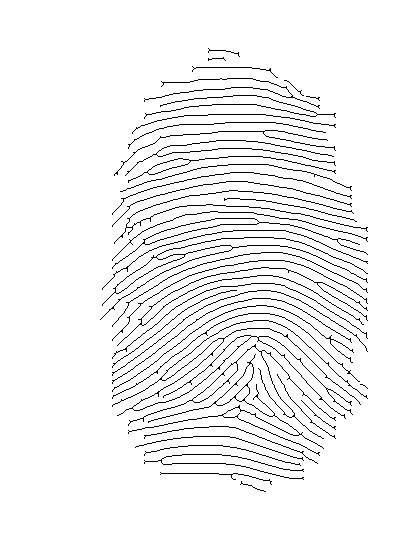
#> input picture minute_example/Input.jpg, 416 x 560 px
$ python -i FpEnhancer.py   (imports and definitions only)   (older library calls are emulated)
#> lines starting #> are read from the running program, lines starting #| are printed output that depends on the picture; after the words box and inside, x2 and y2 are one past the last pixel; in counts of white or black regions, pixels touching at a corner belong together
import cv2
import matplotlib.pyplot as plt
import numpy as np
import scipy.misc as misc
import scipy.ndimage as ndimage

import Utils as utils


## begin: Place a code for image segmentation here

## end: image segmentation part

# sourceImage = "segmented/1_1.BMP"

#  modified from https://github.com/rtshadow/biometrics.git and https://github.com/tommythorsen/fingerprints
## begin: Fingerprint enhancement part
def gaborKernel(size, angle, frequency):
    # Create a Gabor kernel given a size, angle and frequency.
    angle += np.pi * 0.5
    cos = np.cos(angle)
    sin = -np.sin(angle)

    yangle = lambda x, y: x * cos + y * sin
    xangle = lambda x, y: -x * sin + y * cos

    xsigma = ysigma = 4

    return utils.kernelFromFunction(size, lambda x, y:
                                    np.exp(-(
                                             (xangle(x, y) ** 2) / (xsigma ** 2) +
                                             (yangle(x, y) ** 2) / (ysigma ** 2)) / 2) *
                                    np.cos(2 * np.pi * frequency * xangle(x, y)))


def gaborFilter(image, orientations, frequencies, w=16):
    result = np.empty(image.shape)

    height, width = image.shape
    for y in range(0, height - w, w):
        for x in range(0, width - w, w):
            orientation = orientations[y + w // 2, x + w // 2]
            frequency = utils.averageFrequency(frequencies[y:y + w, x:x + w])

            if frequency < 0.0:
                result[y:y + w, x:x + w] = image[y:y + w, x:x + w]
                continue

            kernel = gaborKernel(16, orientation, frequency)
            result[y:y + w, x:x + w] = utils.convolve(image, kernel, (y, x), (w, w))

    return utils.normalize(result)

def skeletonize(img):
    size = np.size(img)
    skel = np.zeros(img.shape, np.uint8)

    ret, img = cv2.threshold(img, 127, 255, 0)
    element = cv2.getStructuringElement(cv2.MORPH_CROSS, (3, 3))
    done = False

    while (not done):
        eroded = cv2.erode(img, element)
        temp = cv2.dilate(eroded, element)
        temp = cv2.subtract(img, temp)
        skel = cv2.bitwise_or(skel, temp)
        img = eroded.copy()

        zeros = size - cv2.countNonZero(img)
        if zeros == size:
            done = True
    return skel

def inverse(img):
    neg = cv2.bitwise_not(img)
    return neg


### end: Fingerprint enhancement part

>>> import cv2
>>> picture = cv2.imread('minute_example/Input.jpg')
#> picture is the input picture: shape (560, 416, 3); min 0, max 255, mean 241.7
>>> result = skeletonize(picture)
#> in skeletonize, `size = np.size(img)`: size = 698880
#> in skeletonize, `ret, img = cv2.threshold(img, 127, 255, 0)`: img: shape (560, 416, 3); 95.2% white; black in thin lines or dots, all inside (x1, y1, x2, y2) = (100, 48, 368, 492)
#> the loop in skeletonize, `while (not done):` made 1 pass
#> pass 1, in skeletonize, `eroded = cv2.erode(img, element)`:
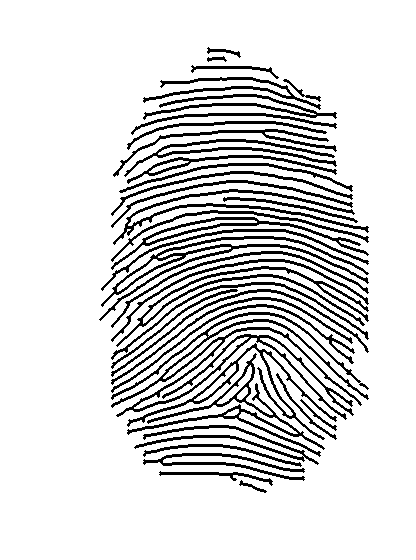
#> eroded: shape (560, 416, 3); 85.9% white; black in thin lines or dots, all inside (x1, y1, x2, y2) = (99, 47, 369, 493)
#> pass 1, in skeletonize, `temp = cv2.dilate(eroded, element)`:
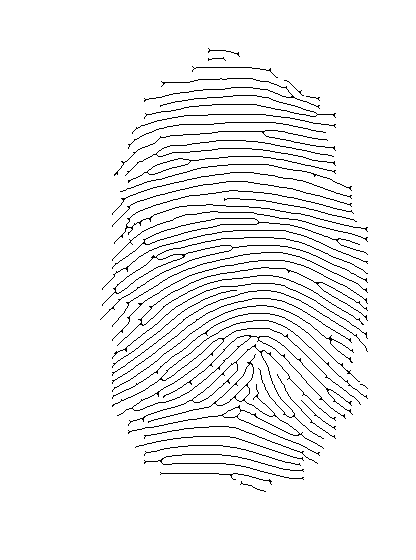
#> temp: shape (560, 416, 3); 95.2% white; black in thin lines or dots, all inside (x1, y1, x2, y2) = (100, 48, 368, 492)
#> pass 1, in skeletonize, `temp = cv2.subtract(img, temp)`:
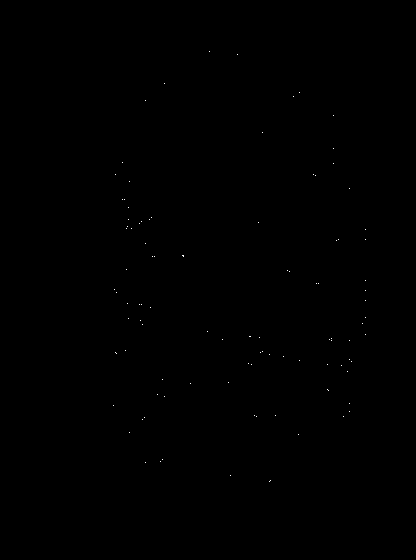
#> temp: shape (560, 416, 3); 0.05% white in thin lines or dots, all inside (x1, y1, x2, y2) = (113, 51, 366, 482)
#> (the run stopped early here; a loop or call above may not have finished)
